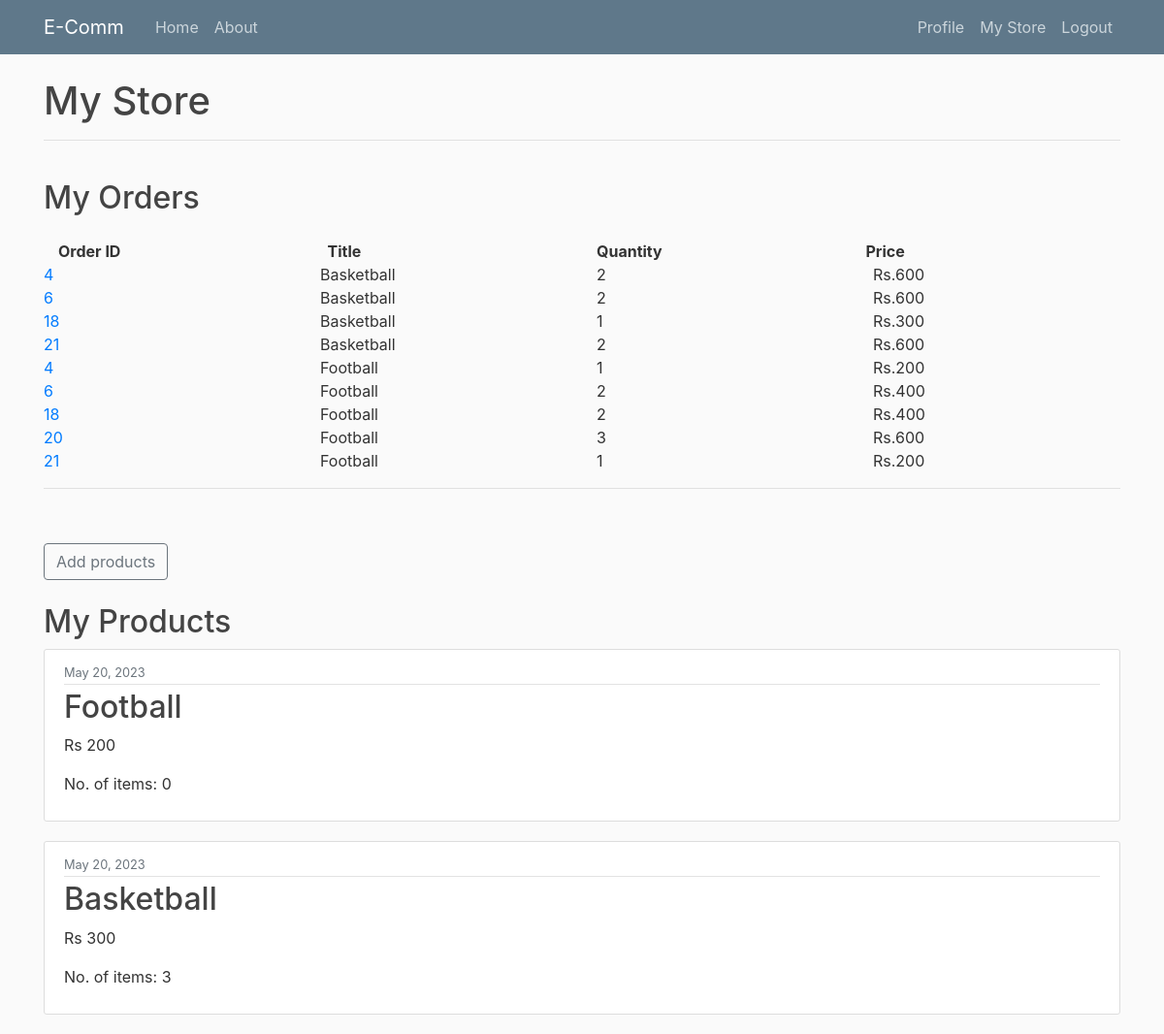
/my-store/ (signed in), run on the app's committed database.
### store/models.py (models this page shows, shortened)
class OrderItem(models.Model):
    order = models.ForeignKey(Order, related_name='items', on_delete=models.CASCADE)
    product = models.ForeignKey(Product, related_name='items', on_delete=models.CASCADE)
    price = models.IntegerField()
    quantity = models.IntegerField(default=1)

class Order(models.Model):
    first_name = models.CharField(max_length=200)
    last_name = models.CharField(max_length=200)
    address = models.CharField(max_length=200)
    zipcode = models.CharField(max_length=200)
    city = models.CharField(max_length=200)
    paid_amount = models.IntegerField(blank=True, null=True)
    is_paid = models.BooleanField(default=False)
    created_by = models.ForeignKey(User, related_name='orders', on_delete=models.SET_NULL, null=True)
    created_at = models.DateTimeField(auto_now_add=True)

class Product(models.Model):
    user = models.ForeignKey(User, related_name='products', on_delete=models.CASCADE)
    category = models.ForeignKey(Category, related_name='products', on_delete=models.CASCADE)
    title = models.CharField(max_length=50)
    slug = models.SlugField(max_length=50)
    description = models.TextField(blank=True)
    price = models.IntegerField()
    no_of_items = models.IntegerField(default=1)
    image = models.ImageField(upload_to='uploads/product_images/', blank=True, null=True)
    thumbnail = models.ImageField(upload_to='uploads/product_images/thumbnails/', blank=True, null=True)
    created_at = models.DateTimeField(auto_now_add=True)
    updated_at = models.DateTimeField(auto_now=True)
    class Meta:
        ordering = ('-created_at',)                   # sets the products in the order they were created

### userprofile/views.py (the view)
# urls.py: path('my-store/', views.my_store, name='my_store'),
@login_required
def my_store(request):
    order_items = OrderItem.objects.filter(product__user=request.user)
    return render(request, 'userprofile/my_store.html', {
        'order_items':order_items,
    })

### store/context_processors.py (called while the page is built)
def cart(request):
    return {'cart':Cart(request)}

### userprofile/templates/userprofile/my_store.html
{% extends 'core/base.html' %}
{% block content %}
    <h1>My Store</h1>
    <hr>
    <br>
    <h2 class="mb-4">My Orders</h2>
    <div class="container">
        <div class="row">
          <div class="col-sm">
            <b>Order ID</b>
          </div>
          <div class="col-sm">
            <b>Title</b>
          </div>
          <div class="col-sm">
            <b>Quantity</b>
          </div>
          <div class="col-sm">
            <b>Price</b>
          </div>
        </div>
      </div>
    {% for order_item in order_items %}
      <div class="row">
        <div class="col-sm">
          <a href="{% url 'my_store_order_detail' order_item.order.id %}">{{ order_item.order.id }}</a>
        </div>
        <div class="col-sm">
          {{ order_item.product.title }}
        </div>
        <div class="col-sm">
          {{ order_item.quantity }}
        </div>
        <div class="col-sm">
          Rs.{{ order_item.price }}
        </div>
      </div>
    {% endfor %}
    <hr>
    <br>
    <a class="mt-3 btn btn-outline-secondary" href="{% url 'add_product' %}">Add products</a>
    <h2 class="mt-4"> My Products</h2>
    {% if request.user.products.all %}
    {%  for product in request.user.products.all %}
        <article class="media content-section">
            <div class="media-body">
            <div class="article-metadata">
                <small class="text-muted">{{ product.created_at|date:'F d, Y' }}</small>
            </div>
            <h2><a class="article-title" href="{% url 'edit_product' product.id %}">{{ product.title }}</a></h2>
            <p class="article-content">Rs {{ product.price }}</p>
            <p class="article-content">No. of items: {{ product.no_of_items }}</p>
            </div>
        </article>
    {% endfor %}
    {% else %}
        <p class="mt-3">You do not have any products yet</p>
    {% endif %}
{% endblock content %}

### core/static/core/main.css (style rules this page uses)
body { background: #fafafa; color: #333333; margin-top: 5rem; }
h1, h2, h3, h4, h5, h6 { color: #444444; }
.content-section { background: #ffffff; padding: 10px 20px; border: 1px solid #dddddd; border-radius: 3px; margin-bottom: 20px; }
.article-title { color: #444444; }
.article-content { white-space: pre-line; }
.article-metadata { padding-bottom: 1px; margin-bottom: 4px; border-bottom: 1px solid #e3e3e3 }

### data on the page
OrderItem: order.id "4", product "Basketball", quantity "2", price "600"
OrderItem: order.id "6", product "Basketball", quantity "2", price "600"
OrderItem: order.id "18", product "Basketball", quantity "1", price "300"
OrderItem: order.id "21", product "Basketball", quantity "2", price "600"
OrderItem: order.id "4", product "Football", quantity "1", price "200"
OrderItem: order.id "6", product "Football", quantity "2", price "400"
OrderItem: order.id "18", product "Football", quantity "2", price "400"
OrderItem: order.id "20", product "Football", quantity "3", price "600"
OrderItem: order.id "21", product "Football", quantity "1", price "200"
Product: created_at "May 20, 2023", title "Football", price "200", no_of_items "0"
Product: created_at "May 20, 2023", title "Basketball", price "300", no_of_items "3"
